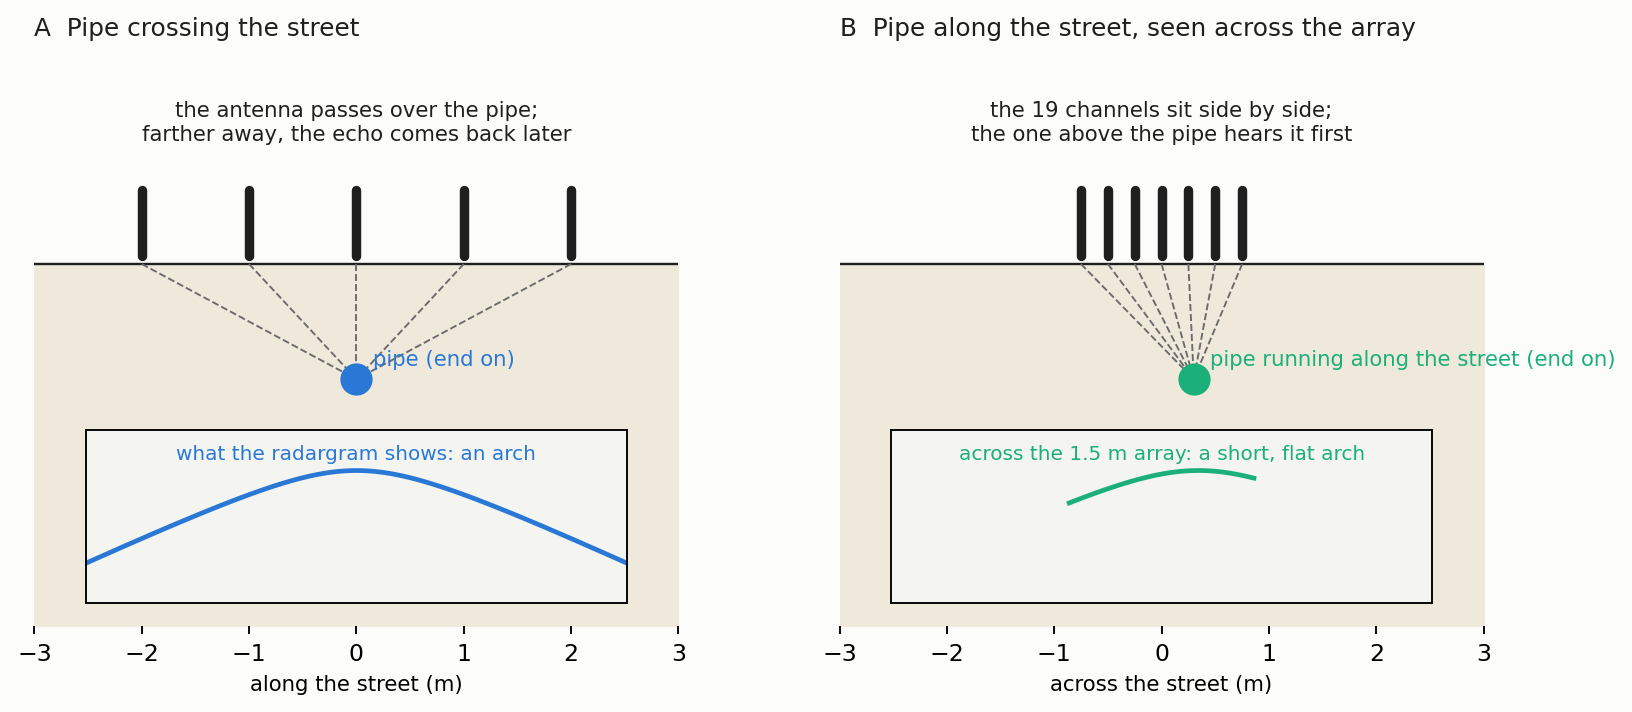

Recreate this plot in Python.
"""Report figure: why a pipe makes an arch in the radar picture, and how the same idea works across the array.
Usage: python arch_geometry.py out.png"""
import sys
import matplotlib
import numpy as np
matplotlib.use("Agg")
import matplotlib.pyplot as plt

SURF, INK, MUTED, BLUE, ORANGE, AQUA = "#fcfcfb", "#1f1f1f", "#6b6b6b", "#2a78d6", "#eb6834", "#1baf7a"
fig, ax = plt.subplots(1, 2, figsize=(11, 4.4), facecolor=SURF, gridspec_kw=dict(wspace=0.25))
for a in ax:
    a.set_facecolor(SURF); a.axhline(0, color=INK, lw=1); a.fill_between([-3, 3], 0, -2.2, color="#efe9dc", zorder=0)
    for sp in a.spines.values():
        sp.set_visible(False)
    a.set_yticks([]); a.set_ylim(-2.2, 1.3)
# A: along the street, a crossing pipe
a = ax[0]; z0 = 0.7; xs = np.array([-2.0, -1.0, 0.0, 1.0, 2.0])
a.scatter([0], [-z0], s=160, color=BLUE, zorder=5); a.text(0.15, -z0 + 0.12, "pipe (end on)", color=BLUE, fontsize=9, va="center")
for x in xs:
    a.plot([x, x], [0.05, 0.45], color=INK, lw=4, solid_capstyle="round"); a.plot([x, 0], [0, -z0], color=MUTED, lw=0.8, ls="--")
a.text(0, 0.75, "the antenna passes over the pipe;\nfarther away, the echo comes back later", ha="center", fontsize=9, color=INK)
a.set_xlim(-3, 3); a.set_xlabel("along the street (m)", fontsize=9)
ins = a.inset_axes([0.08, 0.04, 0.84, 0.30]); ins.set_facecolor("#f4f4f1")
xx = np.linspace(-2.2, 2.2, 200); ins.plot(xx, -np.sqrt(z0 ** 2 + xx ** 2) * 2 / 0.1, color=BLUE, lw=2)
ins.set_xlim(-2.2, 2.2); ins.set_yticks([]); ins.set_xticks([]); ins.text(0, -5, "what the radargram shows: an arch", ha="center", va="top", fontsize=8.5, color=BLUE); ins.set_ylim(-60, 0)
a.set_title("A  Pipe crossing the street", loc="left", fontsize=10.5, color=INK)
# B: across the street, a pipe running along the street under the array
b = ax[1]; z0 = 0.7; us = np.array([-0.751, -0.5, -0.25, 0.0, 0.25, 0.5, 0.751])
b.scatter([0.3], [-z0], s=160, color=AQUA, zorder=5); b.text(0.45, -z0 + 0.12, "pipe running along the street (end on)", color=AQUA, fontsize=9, va="center")
for u in us:
    b.plot([u, u], [0.05, 0.45], color=INK, lw=4, solid_capstyle="round"); b.plot([u, 0.3], [0, -z0], color=MUTED, lw=0.8, ls="--")
b.text(0, 0.75, "the 19 channels sit side by side;\nthe one above the pipe hears it first", ha="center", fontsize=9, color=INK)
b.set_xlim(-3, 3); b.set_xlabel("across the street (m)", fontsize=9)
ins = b.inset_axes([0.08, 0.04, 0.84, 0.30]); ins.set_facecolor("#f4f4f1")
uu = np.linspace(-0.751, 0.751, 100); ins.plot(uu, -np.sqrt(z0 ** 2 + (uu - 0.3) ** 2) * 2 / 0.1, color=AQUA, lw=2); ins.set_xlim(-2.2, 2.2); ins.set_ylim(-60, 0)
ins.set_yticks([]); ins.set_xticks([]); ins.text(0, -5, "across the 1.5 m array: a short, flat arch", ha="center", va="top", fontsize=8.5, color=AQUA)
b.set_title("B  Pipe along the street, seen across the array", loc="left", fontsize=10.5, color=INK)
fig.savefig(sys.argv[1] if len(sys.argv) > 1 else "arch_geometry.png", dpi=170, facecolor=SURF, bbox_inches="tight"); print("ok")
